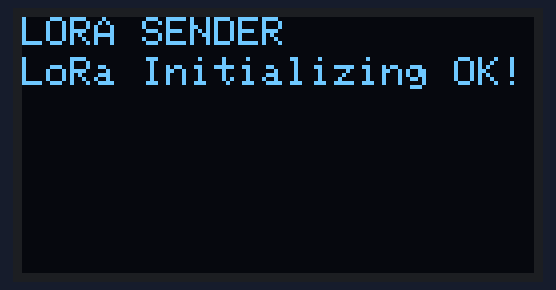
Recording of a program running on a simulated ESP32. Shown: 128×64 one-colour display. No radio packets arrive unless stated; what the program prints to the serial monitor is not drawn.

Above: at 0.2 s.
At 12.2 s:
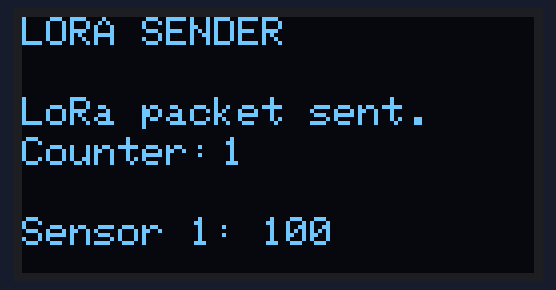
At 32.4 s:
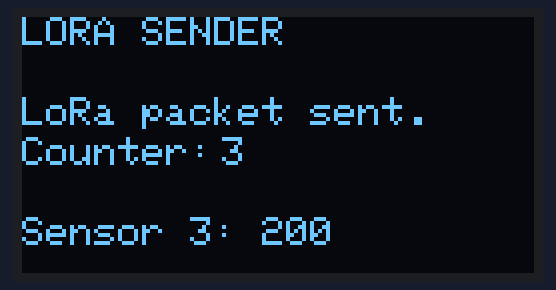
At 62.7 s:
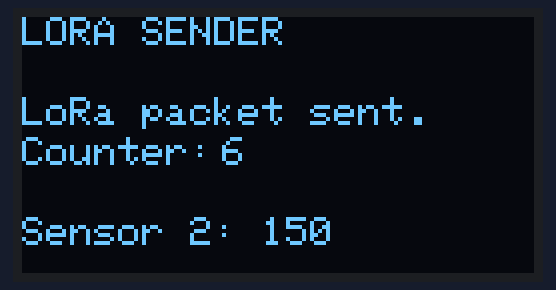
At 92.9 s:
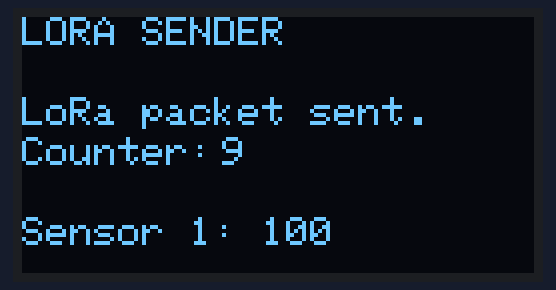
At 123.2 s:
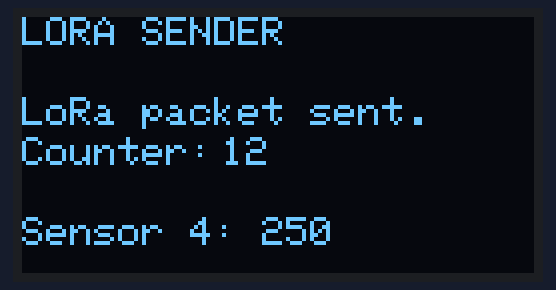

Measured:
- what the display in image 0 shows lasts 12.1 s, from 0.1 s to 12.2 s
- what the display in image 1 shows lasts 10.1 s, from 12.2 s to 22.3 s

The program:

main.cpp
```cpp
/*
LilyGo T3_V1.6.1, ESP32, TTGO with LoRa32 - 868-915 Mhz, Sensor Values simulation;
Created by Mario Andreev, 13.12.22
*/

//Arduino header
#include <Arduino.h>

// Libraries for LoRa
#include <SPI.h>
#include <LoRa.h>

// Libraries for OLED Display
#include <Wire.h>
#include <Adafruit_GFX.h>
#include <Adafruit_SSD1306.h>

// define the pins used by the LoRa transceiver module
#define SCK 5
#define MISO 19
#define MOSI 27
#define SS 18
#define RST 23
#define DIO0 26

// 433E6 for Asia
// 866E6 for Europe
// 915E6 for North America
#define BAND 866E6 //Europe

// OLED pins
#define OLED_SDA 21
#define OLED_SCL 22
#define SCREEN_WIDTH 128 // OLED display width, in pixels
#define SCREEN_HEIGHT 64 // OLED display height, in pixels

// packet counter
int counter = 0;

// Let's make 4 integers and simulate sensor values
int num1 = 100;
int num2 = 150;
int num3 = 200;
int num4 = 250;

///We need a variable to know when to start again from the beginning
int num_counter = 0;

Adafruit_SSD1306 display(SCREEN_WIDTH, SCREEN_HEIGHT, &Wire); /// no LED_RST here


////////////////////////////////////////////////////////////////////////////////////////

void setup()
{
  // initialize Serial Monitor
  Serial.begin(115200);

  while (!Serial)
    yield();

  // initialize OLED
  Wire.begin(OLED_SDA, OLED_SCL);
  if (!display.begin(SSD1306_SWITCHCAPVCC, 0x3c, false, false))
  { // Address 0x3C for 128x32
    Serial.println(F("SSD1306 allocation failed"));
    for (;;)
      ; // Don't proceed, loop forever -> smart
  }

  display.clearDisplay();
  display.setTextColor(WHITE);
  display.setTextSize(1);
  display.setCursor(0, 0);
  display.print("LORA SENDER ");
  display.display();

  Serial.println("LoRa Sender Test");

  // SPI LoRa pins
  SPI.begin(SCK, MISO, MOSI, SS);

  // setup LoRa transceiver module
  LoRa.setPins(SS, RST, DIO0);

  if (!LoRa.begin(BAND))
  {
    Serial.println("Starting LoRa failed!");
    while (1)
      ;
  }
  Serial.println("LoRa Initializing OK!");
  display.setCursor(0, 10);
  display.print("LoRa Initializing OK!");
  display.display();
  delay(2000);
}

void loop()
{
  Serial.print("Sending packet: ");
  Serial.println(counter);

  display.clearDisplay();

  switch (num_counter)
  {
    case 0:
    num_counter++;
    break;
  case 1:
  // Send LoRa packet to receiver
  LoRa.beginPacket();
  LoRa.print("hello, 1st sensor value: ");
  LoRa.println(num1);
  LoRa.endPacket();

  display.clearDisplay();
  display.setCursor(0, 0);
  display.println("LORA SENDER"); /// First thing on the display
  display.setCursor(0, 20);
  display.setTextSize(1);
  display.print("LoRa packet sent.");
  display.setCursor(0, 30);
  display.print("Counter:");
  display.setCursor(50, 30);
  display.println(counter);

  /// New Code is here
  display.setCursor(0, 50);
  display.print("Sensor 1: ");
  display.println(num1);
  display.display();

  num_counter++;
  break;
  case 2:
  // Send LoRa packet to receiver
  LoRa.beginPacket();
  LoRa.print("hello, 2nd sensor value: ");
  LoRa.print(num2);
  LoRa.endPacket();

   display.clearDisplay();
  display.setCursor(0, 0);
  display.println("LORA SENDER"); /// First thing on the display
  display.setCursor(0, 20);
  display.setTextSize(1);
  display.print("LoRa packet sent.");
  display.setCursor(0, 30);
  display.print("Counter:");
  display.setCursor(50, 30);
  display.println(counter);

  /// New Code is here
  display.setCursor(0, 50);
  display.print("Sensor 2: ");
  display.println(num2);
  display.display();

  num_counter++;
  break;
  case 3:
  // Send LoRa packet to receiver
  LoRa.beginPacket();
  LoRa.print("hello, 3rd sensor value: ");
  LoRa.print(num3);
  LoRa.endPacket();

   display.clearDisplay();
  display.setCursor(0, 0);
  display.println("LORA SENDER"); /// First thing on the display
  display.setCursor(0, 20);
  display.setTextSize(1);
  display.print("LoRa packet sent.");
  display.setCursor(0, 30);
  display.print("Counter:");
  display.setCursor(50, 30);
  display.println(counter);

  /// New Code is here
  display.setCursor(0, 50);
  display.print("Sensor 3: ");
  display.println(num3);
  display.display();

  num_counter++;
  break;
  case 4:
  // Send LoRa packet to receiver
  LoRa.beginPacket();
  LoRa.print("hello, 4th sensor value: ");
  LoRa.print(num4);
  LoRa.endPacket();

  display.clearDisplay();
  display.setCursor(0, 0);
  display.println("LORA SENDER"); /// First thing on the display
  display.setCursor(0, 20);
  display.setTextSize(1);
  display.print("LoRa packet sent.");
  display.setCursor(0, 30);
  display.print("Counter:");
  display.setCursor(50, 30);
  display.print(counter);

  /// New Code is here
  display.setCursor(0, 50);
  display.print("Sensor 4: ");
  display.println(num4);
  display.display();

  num_counter = num_counter - 3;
  break;
  default:
    LoRa.println("Unknown value");
    display.display();
    break;
  }

  counter++;

  delay(10000);
}
```
